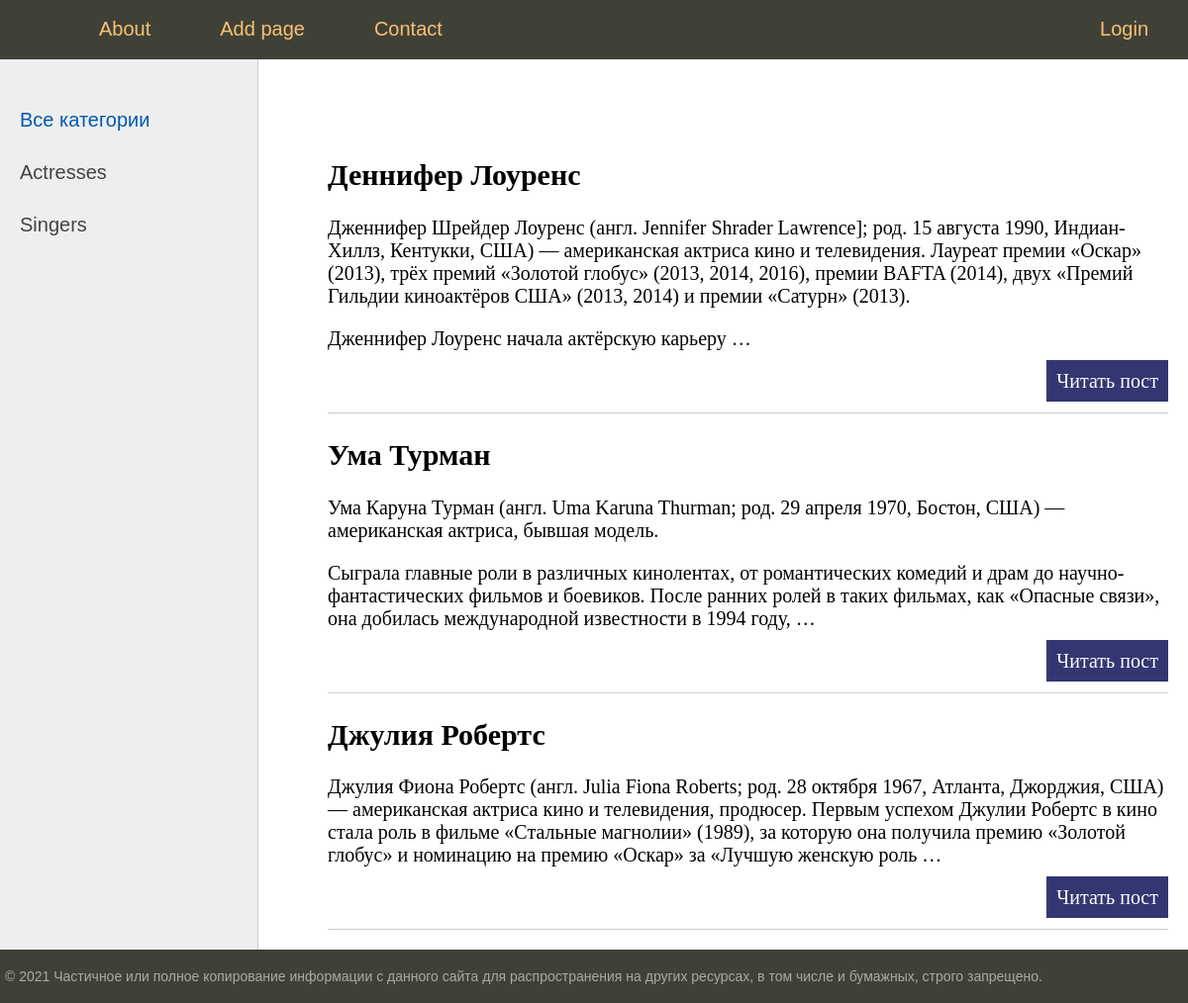
Screenshot of /women/ with the database file from the repository.
### women/models.py (models this page shows, shortened)
class Category(models.Model):
    name = models.CharField(max_length=150, db_index=True)
    def get_absolute_url(self):
        return reverse('category', kwargs={"category_id": self.pk})

class Women(models.Model):
    title = models.CharField(max_length=200)
    content= models.TextField(blank=True)
    photo = models.ImageField(upload_to='photos/%Y/%m/%d/')
    time_create = models.DateTimeField(auto_now_add=True)
    time_update = models.DateTimeField(auto_now=True)
    is_published = models.BooleanField(default=True)
    cat = models.ForeignKey('Category', on_delete=models.PROTECT, null=True)
    def get_absolute_url(self):
        return reverse('post', kwargs={"post_id": self.pk})
    class Meta:  # вложенный класс для метаданных модели админки
        verbose_name = 'Famous women'
        verbose_name_plural = 'Famous women'
        ordering = ['-time_create']

### women/views.py (the view)
# urls.py: path('women/', views.index, name='home'),
def index(request):
    context = {
        'menu': menu,
        'title': 'General page',
        'cat_selected': 0,
    }
    return render(request, 'women/index.html',context=context)

### women/templatetags/women_tags.py (called while the page is built)
@register.inclusion_tag('women/list_categories.html')
def show_categories(sort=None, cat_selected=0):
    if not sort:
        cats = Category.objects.all()
    else:
        cats = Category.objects.order_by(sort)
    return {"cats": cats, "cat_selected": cat_selected}

@register.inclusion_tag('women/list_posts.html')
def show_posts(count=3, cat_id=None):
    if cat_id:
        posts = Women.objects.filter(cat_id=cat_id).order_by('-time_create')[:count]
    else:
        posts = Women.objects.all().order_by('-time_create')[:count]
    return {"posts": posts}

### women/templates/women/index.html
{% extends 'women/base.html' %}
{% load women_tags %}
{% block content %}
{%show_posts %}
{% endblock %}

### women/templates/women/base.html (shortened to what this page needs)
{% load static %}
{% load women_tags %}
<!DOCTYPE html>
<html>
<head>
	<link type="text/css" href="{% static 'women/css/styles.css' %}" rel="stylesheet" />
</head>
<body>
<table class="table-page" border=0 cellpadding="0" cellspacing="0">
<tr><td valign=top>
{% block mainmenu %}
		<div class="header">
			<ul id="mainmenu" class="mainmenu">
			<li class="logo"><a href="{% url 'home' %}"><div class="logo"></div></a></li>
{% for m in menu %}
	{% if not forloop.last %}
			<li><a href="{% url m.url_name %}">{{m.title}}</a></li>
	{% else %}
			<li class="last"><a href="{% url m.url_name %}">{{m.title}}</a></li>
	{% endif %}
{% endfor %}
			</ul>
		</div>
{% endblock mainmenu %}
<table class="table-content" border=0 cellpadding="0" cellspacing="0">
<tr>
	<td valign="top" class="left-chapters">
	<ul id="leftchapters">
{% if cat_selected == 0 %}
		<li class="selected">Все категории</li>
{% else %}
		<li><a href="{% url 'home' %}">Все категории</a></li>
{% endif %}
{% show_categories cat_selected=cat_selected %}
	</ul>
</td>
<td valign="top" class="content">
	<div class="content-text">
{% block content %}
{% endblock %}
	</div>
</td></tr></table>
</td></tr>
<tr><td valign=top>
	<div id="footer">
		<p>&copy; 2021 Частичное или полное копирование информации с данного сайта для распространения на других ресурсах, в том числе и бумажных, строго запрещено.</p>
	</div>
</td></tr></table>
</body>
</html>

### women/templates/women/list_categories.html
{% for c in cats %}
	{% if c.pk == cat_selected %}
		<li class="selected">{{c.name}}</li>
	{% else %}
		<li><a href="{{ c.get_absolute_url }}">{{c.name}}</a></li>
	{% endif %}
{% endfor %}

### women/templates/women/list_posts.html (shortened to what this page needs)
<ul class="list-articles">
	{% for p in posts %}
			<li><h2>{{p.title}}</h2>
	{% autoescape on %}
	{{p.content|linebreaks|truncatewords:50}}
	{% endautoescape %}
			<p class="link-read-post"><a href="{{p.get_absolute_url}}">Читать пост</a></p>
			</li>
	{% endfor %}
</ul>

### women/static/women/css/styles.css (style rules this page uses)
html, body { font-family: 'Arial'; margin: 0; padding: 0; height: 100%; width: 100%; color: #444; }
a { color: #0059b2; text-decoration: none; }
p.link-read-post { text-align: right; }
p.link-read-post a { padding: 10px; min-width: 100px; background: #333671; color: #fff; text-decoration: none; }
ul.list-articles { list-style: none; margin: 0; padding: 0; }
ul.list-articles li { border-bottom: 1px solid #ccc; }
.table-page { width: 100%; height: 100%; vertical-align: top; }
.table-page tr { height: 100%; }
.header { background: #3F4137; height: 60px; }
.logo { background: url('../images/logo.png') no-repeat 10px 5px; width: 70px; height: 60px; }
ul.mainmenu { list-style: none; margin: 0; padding: 0; height: 60px; color: #fdc073; font-size: 20px; overflow: hidden; }
ul.mainmenu li { float: left; margin: 18px 40px 0 30px; }
ul.mainmenu li.logo { margin: 0; }
ul.mainmenu li.last { float: right; }
ul.mainmenu li a { color: #fdc073; text-decoration: none; }
.table-content { width: 100%; min-height: 100%; height: 100%; }
.left-chapters { margin: 0; background: #eee; border-right: 1px solid #ccc; min-height: 100%; }
.left-chapters ul { width: 230px; min-height: 100%; margin: 0; padding: 20px 10px 10px 20px; list-style: none; font-size: 20px; }
.left-chapters ul li { margin: 30px 0 0 0; color: #999; }
.left-chapters ul li.selected { color: #0059b2; }
.left-chapters ul li a { color: #444; text-decoration: none; }
.content { padding: 40px 20px 20px 40px; width: 100%; box-sizing: border-box; }
.content-text { margin: 60px 0 0 30px; color: #000; font-size: 20px; font-family: Yandex Sans Display Light; }
#footer { box-sizing: border-box; background: #3F4137; padding: 5px; color: #aaa; font-size: 14px; font-family: Verdana, Geneva, Arial, Helvetica; text-align: left; overflow: hidden; }

### rows the page displays
Category: name "Actresses"
Category: name "Singers"
Women: title "Деннифер Лоуренс", content "Дженнифер Шрейдер Лоуренс (англ. Jennifer Shrader Lawrence]; род. 15 августа 1990, Индиан-Хиллз, Кентукки, США) — американская актриса кино и телевидения. Лауреат премии «Оскар» (2013), трёх премий «Золотой глобус» (2013, 2014, 2016), премии BAFTA (2014), двух «Премий Гильдии киноактёров США» (2013, 2014) и премии «Сатурн» (2013). Дженнифер Лоуренс начала актёрскую карьеру …"
Women: title "Ума Турман", content "Ума Каруна Турман (англ. Uma Karuna Thurman; род. 29 апреля 1970, Бостон, США) — американская актриса, бывшая модель. Сыграла главные роли в различных кинолентах, от романтических комедий и драм до научно-фантастических фильмов и боевиков. После ранних ролей в таких фильмах, как «Опасные связи», она добилась международной известности в 1994 году, …"
Women: title "Джулия Робертс", content "Джулия Фиона Робертс (англ. Julia Fiona Roberts; род. 28 октября 1967, Атланта, Джорджия, США) — американская актриса кино и телевидения, продюсер. Первым успехом Джулии Робертс в кино стала роль в фильме «Стальные магнолии» (1989), за которую она получила премию «Золотой глобус» и номинацию на премию «Оскар» за «Лучшую женскую роль …"

### other values shown
{{ m.title }} "About" "Add page" "Contact"
{{ m.title }} "Login"
